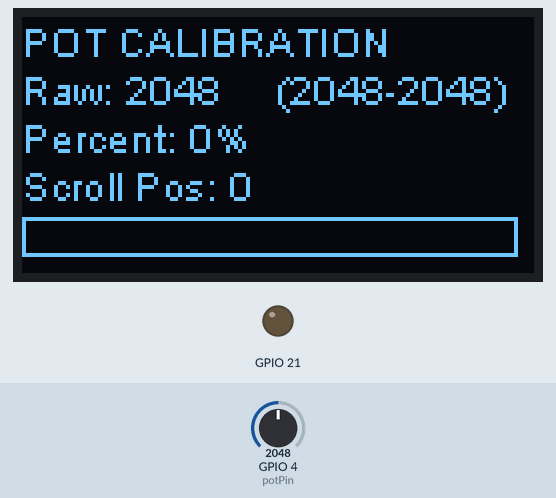
The sketch below on a simulated ESP32. On the bench: 128×64 one-colour display, output pins drawn as LEDs (lit = HIGH). Inputs (shaded band) come from the test bench; at power-on: GPIO 4 (potPin) = 2048 (analog values on the 0–4095 scale). What the sketch prints to the serial monitor is not drawn.

Above: at 2.3 s.
2.4 s: GPIO 4 (potPin) set to 2866
At 3.5 s:
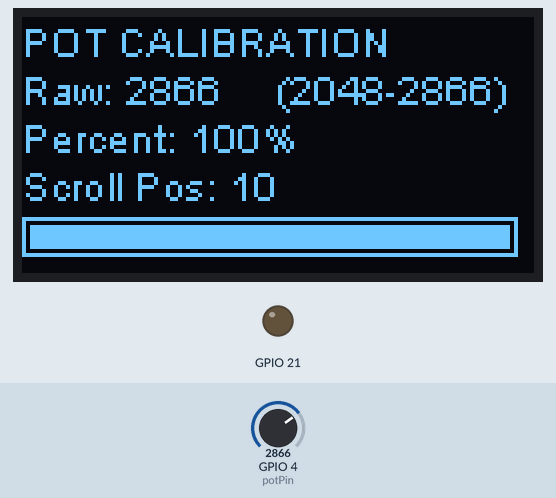
3.9 s: GPIO 4 (potPin) set to 3603
At 5.0 s:
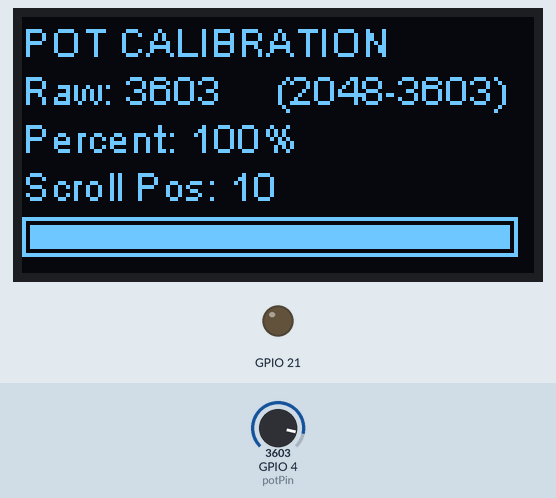
5.4 s: GPIO 4 (potPin) set to 4095
At 6.5 s:
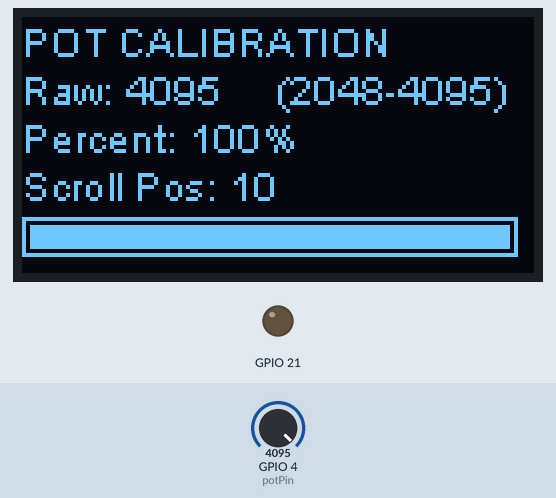
Timing chart, 0 to 8.4 s (numbered marks = the images above; inputs shaded):
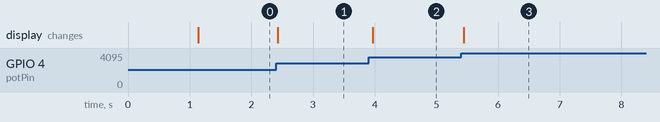

The sketch:

PotTest.ino
```cpp
// ===== POTENTIOMETER CALIBRATION TEST =====
// Heltec WiFi LoRa 32 V3
// Pot on GPIO 4 (ADC), 3.3V, GND
#include <Arduino.h>
#include <Wire.h>
#include "HT_SSD1306Wire.h"

// OLED Display
static SSD1306Wire display(0x3c, 500000, SDA_OLED, SCL_OLED, GEOMETRY_128_64, RST_OLED);
void VextON() { pinMode(Vext, OUTPUT); digitalWrite(Vext, LOW); }

// Potentiometer pin
const int potPin = 4;

// Calibration values (will be determined)
int minVal = 4095;  // Track minimum seen
int maxVal = 0;     // Track maximum seen

void setup() {
  Serial.begin(115200);
  delay(1000);

  // Initialize OLED
  VextON();
  delay(100);
  display.init();
  display.setContrast(255);

  // Configure ADC
  analogReadResolution(12);  // 12-bit (0-4095)
  analogSetAttenuation(ADC_11db);  // Full 0-3.3V range
  pinMode(potPin, INPUT);

  Serial.println("\n========================================");
  Serial.println("   POTENTIOMETER CALIBRATION");
  Serial.println("========================================");
  Serial.println("Rotate pot fully CCW then CW to calibrate");
  Serial.println("========================================\n");
}

void loop() {
  static uint32_t lastUpdate = 0;

  // Read potentiometer
  int rawValue = analogRead(potPin);

  // Update min/max for calibration
  if (rawValue < minVal) minVal = rawValue;
  if (rawValue > maxVal) maxVal = rawValue;

  // Calculate percentage (0-100%)
  int range = maxVal - minVal;
  int percent = 0;
  if (range > 100) {  // Only calculate if we have a reasonable range
    percent = map(rawValue, minVal, maxVal, 0, 100);
    percent = constrain(percent, 0, 100);
  }

  // Calculate scroll position (0 = bottom, 10 = top)
  int scrollPos = map(percent, 0, 100, 0, 10);

  // Update display
  display.clear();
  display.setFont(ArialMT_Plain_10);
  display.setTextAlignment(TEXT_ALIGN_LEFT);

  display.drawString(0, 0, "POT CALIBRATION");
  display.drawString(0, 12, "Raw: " + String(rawValue));
  display.drawString(64, 12, "(" + String(minVal) + "-" + String(maxVal) + ")");
  display.drawString(0, 24, "Percent: " + String(percent) + "%");
  display.drawString(0, 36, "Scroll Pos: " + String(scrollPos));

  // Draw visual bar
  int barWidth = map(percent, 0, 100, 0, 120);
  display.drawRect(0, 50, 124, 10);
  display.fillRect(2, 52, barWidth, 6);

  display.display();

  // Serial output every 200ms
  if (millis() - lastUpdate > 200) {
    lastUpdate = millis();
    Serial.print("Raw="); Serial.print(rawValue);
    Serial.print(" Min="); Serial.print(minVal);
    Serial.print(" Max="); Serial.print(maxVal);
    Serial.print(" %="); Serial.print(percent);
    Serial.print(" Scroll="); Serial.println(scrollPos);
  }

  delay(50);
}
```

Measured:
- after the input at 2.4 s, the display: changes at once (image 1)
- after the input at 3.9 s, the display: changes after 0.07 s (image 2)
- after the input at 5.4 s, the display: changes at once (image 3)
